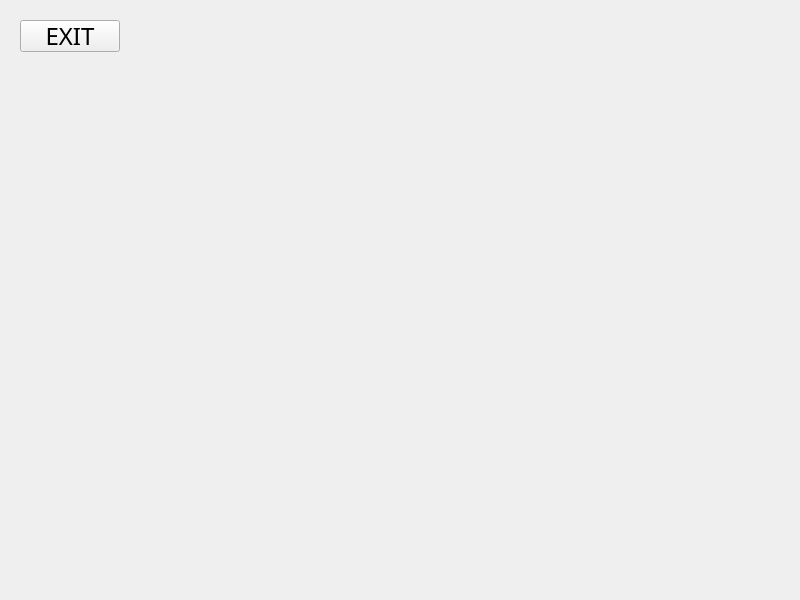
<?xml version="1.0" encoding="UTF-8"?>
<ui version="4.0">
 <class>MergeSort</class>
 <widget class="QWidget" name="MergeSort">
  <property name="geometry">
   <rect>
    <x>0</x>
    <y>0</y>
    <width>800</width>
    <height>600</height>
   </rect>
  </property>
  <property name="windowTitle">
   <string>Form</string>
  </property>
  <widget class="MergeSortLevel" name="level" native="true">
   <property name="geometry">
    <rect>
     <x>10</x>
     <y>10</y>
     <width>781</width>
     <height>571</height>
    </rect>
   </property>
   <widget class="QPushButton" name="menuButton">
    <property name="geometry">
     <rect>
      <x>10</x>
      <y>10</y>
      <width>100</width>
      <height>32</height>
     </rect>
    </property>
    <property name="font">
     <font>
      <family>Century Gothic</family>
      <pointsize>18</pointsize>
      <italic>false</italic>
      <bold>false</bold>
     </font>
    </property>
    <property name="text">
     <string>EXIT</string>
    </property>
   </widget>
  </widget>
 </widget>
 <customwidgets>
  <customwidget>
   <class>MergeSortLevel</class>
   <extends>QWidget</extends>
   <header>mergesortlevel.h</header>
   <container>1</container>
  </customwidget>
 </customwidgets>
 <resources/>
 <connections/>
</ui>
